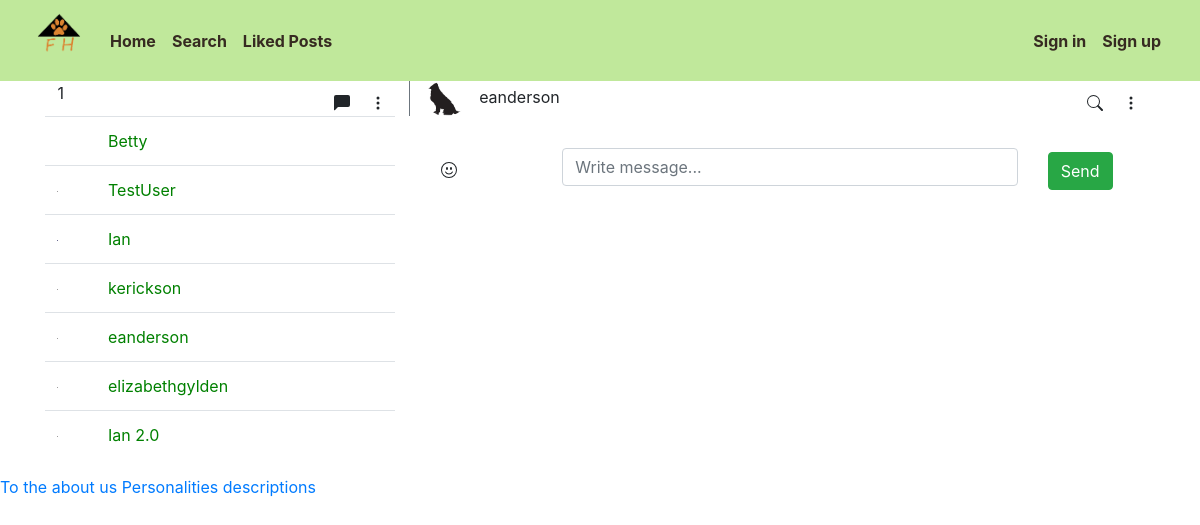
The page /messages/66 on the database as committed earlier.
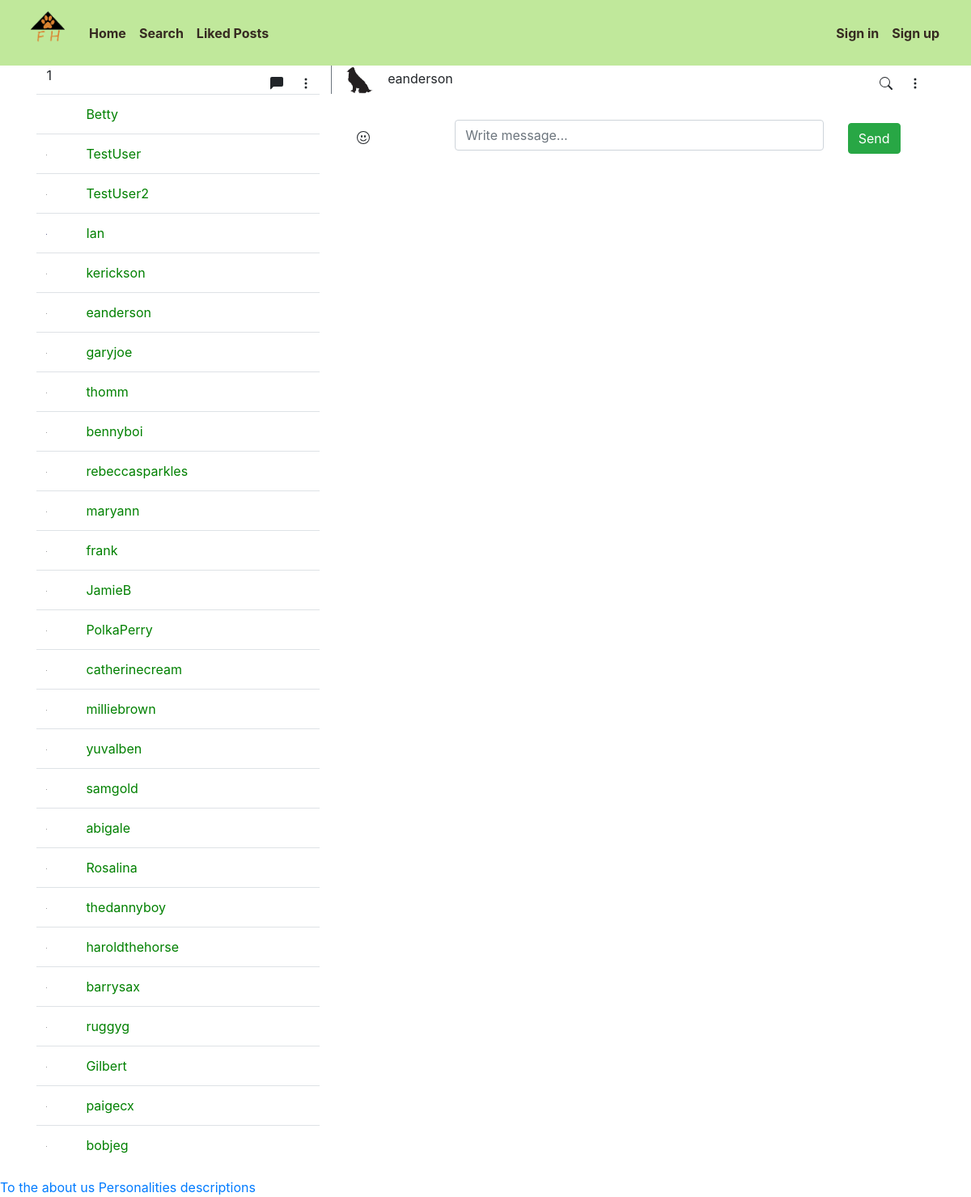
The same page on the database as committed later.
### profile_app/models.py (models this page shows, shortened)
class Profile(AbstractBaseUser):
    userID = models.AutoField(primary_key=True)
    email = models.EmailField(verbose_name="email", unique=True, max_length = 60)
    username = models.CharField(max_length=50, unique=True)
    date_joined = models.DateTimeField(verbose_name = " Date Joined", auto_now_add=True)
    last_login = models.DateTimeField(verbose_name="Last Login", auto_now=True)
    is_admin = models.BooleanField(default=False)
    is_active = models.BooleanField(default=True)
    is_staff = models.BooleanField(default=False)
    is_superuser = models.BooleanField(default=False)
    first_name = models.CharField(max_length=50, blank=True)
    password = models.CharField(max_length=500)
    profile_picture = models.ImageField(max_length=255, upload_to=get_profile_image_filepath, null=True, blank=True, default="static/profile_app/default_pfp.png")
    location = models.CharField(max_length=30, choices=LOCATION_CHOICES, default="FARGO")
    liked_posts = models.ManyToManyField('pet_post_app.Post', blank=True)
    objects = MyAccountManager()
    USERNAME_FIELD = 'email'
    REQUIRED_FIELDS = ['username']

### messaging_app/views.py (the view)
# urls.py: path('messages/<str:id1><str:id2>', views.messages, name='messages'),
def messages(request, id1, id2):
    if (User.objects.get(userID=id1) == request.user):
        user_obj = User.objects.get(userID=id2)
    else:
        user_obj = User.objects.get(userID=id1)
    users = User.objects.exclude(username=request.user.username)
    thread_name = f'chat_{id1}{id2}'
    message_obj = Message.objects.filter(thread_name=thread_name)
    return render(request, 'messaging_page.html', context={'users':users, 'user':user_obj, 'messages': message_obj})

### messaging_app/templates/messaging_page.html (shortened to what this page needs)
{% extends 'base_page.html' %}
{% load static %}
{% block content %}
<div class="back-container">
    <div class="container front-container1">
        <div class="row chat-top">
            <div class="col-sm-4 border-right border-secondary">
                <span id="count_badge">1</span>
                <span class="float-right mt-2">
                    <svg width="1em" height="1em" viewBox="0 0 16 16" class="bi bi-chat-left-fill mx-3"
                        fill="currentColor" xmlns="http://www.w3.org/2000/svg">
                        <path fill-rule="evenodd"
                            d="M2 0a2 2 0 0 0-2 2v12.793a.5.5 0 0 0 .854.353l2.853-2.853A1 1 0 0 1 4.414 12H14a2 2 0 0 0 2-2V2a2 2 0 0 0-2-2H2z" />
                    </svg>
                    <svg width="1em" height="1em" viewBox="0 0 16 16" class="bi bi-three-dots-vertical mr-2"
                        fill="currentColor" xmlns="http://www.w3.org/2000/svg">
                        <path fill-rule="evenodd"
                            d="M9.5 13a1.5 1.5 0 1 1-3 0 1.5 1.5 0 0 1 3 0zm0-5a1.5 1.5 0 1 1-3 0 1.5 1.5 0 0 1 3 0zm0-5a1.5 1.5 0 1 1-3 0 1.5 1.5 0 0 1 3 0z" />
                    </svg>
                </span>
            </div>
            <div class="col-sm-8">
                <img src="{{user.profile_picture.url}}" alt="" height="35"  class="profile-image rounded-circle">
                <span class="ml-2">{{user.username}}</span>
                <span class="float-right mt-2">
                    <svg width="1em" height="1em" viewBox="0 0 16 16" class="bi bi-three-dots-vertical mx-3"
                        fill="currentColor" xmlns="http://www.w3.org/2000/svg">
                        <path fill-rule="evenodd"
                            d="M9.5 13a1.5 1.5 0 1 1-3 0 1.5 1.5 0 0 1 3 0zm0-5a1.5 1.5 0 1 1-3 0 1.5 1.5 0 0 1 3 0zm0-5a1.5 1.5 0 1 1-3 0 1.5 1.5 0 0 1 3 0z" />
                    </svg>
                </span>
            </div>
        </div>
        <div class="row">
            <div class="col-sm-4 contacts">
                <div class="contact-table-scroll">
                    <table class="table table-hover">
                        <tbody>
                            {% for user in users%}
                            <tr>
                                <td><img src="{{user.profile_picture.url}}" height="0.5em" alt="" class="profile-image rounded-circle">
                                </td>
                                {% if user.userID > request.user.userID %}
                                <td><a style="color: green" id="{{user.username}}" href="{% url 'messages' id1=user.userID id2=request.user.userID%}">{{user.username}}</a></td>
                                {% else %}
                                <td><a style="color: green" id="{{user.username}}" href="{% url 'messages' id1=request.user.userID id2=user.userID%}">{{user.username}}</a></td>
                                {% endif %}
                            </tr>
                            {% endfor %}
                        </tbody>
                    </table>
                </div>
            </div>
            <div class="col-sm-8 message-area">
                <div class="row message-box p-3">
                    <div class="col-sm-2 mt-2">
                    </div>
                    <div class="col-sm-8">
                        <input type="text" class="form-control" id="message_input" placeholder="Write message...">
                    </div>
                    <div class="col-sm-2 mt-1">
                        <div class="control">
                            <button class="btn btn-success" id="chat-message-submit">Send</button>
                        </div>
                    </div>
                </div>
            </div>
        </div>
    </div>
</div>
{% endblock %}

### templates/base_page.html (shortened to what this page needs)
<!DOCTYPE html>
{% load static %}
<html lang="en">
  <head>
    <link rel="stylesheet" href="{% static 'profile_app/css/nav.css'%}" />
    <link rel="stylesheet" href="{% static 'profile_app/css/styles.css'%}" />
    <link
      rel="stylesheet"
      href="https://cdn.jsdelivr.net/npm/bootstrap@4.3.1/dist/css/bootstrap.min.css"
    />
  </head>
  <body>
    <nav class="navbar navbar-expand-lg">
      <div class="container-fluid">
        <div class="collapse navbar-collapse" id="navbarSupportedContent">
          <a class="navbar-brand mt-2 mt-lg-0" href="#">
            <img
              src="{% static 'profile_app/logo.png'%}"
              height="55"
              alt="FureverHome Logo"
              loading="lazy"
            />
          </a>
          <ul class="navbar-nav me-auto mb-2 mb-lg-0">
            <li class="nav-item">
              <a class="nav-link" href="{% url 'index' %}">Home</a>
            </li>
            <li class="nav-item">
              <a class="nav-link" href="{% url 'search' %}">Search</a>
            </li>
            <li class="nav-item">
              <a class="nav-link" href="{% url 'liked_posts' %}">Liked Posts</a>
            </li>
          </ul>
        </div>
        {% if request.user.is_authenticated %}
        <ul class="navbar-nav me-auto mb-2 mb-lg-0">
          {%if user.userID > request.user.userID %}
          <li class="nav-item">
            <div class="notification">
              <a
                class="nav-link"
                id="notification-read"
                href="{% url 'messages' id1=user.userID id2=request.user.userID %}"
                >Messages</a
              >
              <p id="count_badge">1</p>
            </div>
          </li>
          {% else %}
          <li class="nav-item">
            <div class="notification">
              <a
                class="nav-link"
                id="notification-read"
                href="{% url 'messages' id1=request.user.userID id2=user.userID%}"
                >Messages</a
              >
              <p id="notification-read ">1</p>
            </div>
          </li>
          {% endif %}
          <li class="nav-item">
            <a class="nav-link" href="{% url 'sign_out' %}"> Sign out</a>
          </li>
          <li>
            <a href="{% url 'userprofile' userID=user.userID%}"
              ><img
                src="{{request.user.profile_picture.url}}"
                class="rounded-circle"
                height="45"
                alt="Profile Picture"
                loading="lazy"
            /></a>
          </li>
        </ul>
        {% else %}
        <ul class="navbar-nav me-auto mb-2 mb-lg-0">
          <li class="nav-item">
            <a class="nav-link" href="{% url 'sign_in' %}">Sign in</a>
          </li>
          <li class="nav-item">
            <a class="nav-link" href="{% url 'sign_up' %}">Sign up</a>
          </li>
        </ul>
        {% endif %}
      </div>
    </nav>
    <div class="main">{% block content %} {% endblock content %}</div>
    <footer>
      <a href="{% url 'about_us' %}"> To the about us </a>
      <a href="{% url 'personalities' %}"> Personalities descriptions </a>
    </footer>
  </body>
</html>

### profile_app/static/profile_app/css/nav.css (style rules this page uses)
.navbar { background-color: #C0E89B; }
.navbar a { color: #362A21; size: 0.5em; font-weight: 650; }

Rows that differ between the two databases and show on the page:
removed Profile: username "elizabethgylden"
removed Profile: username "Ian 2.0"
added Profile: username "TestUser2"
added Profile: username "garyjoe"
added Profile: username "thomm"
added Profile: username "bennyboi"
added Profile: username "rebeccasparkles"
added Profile: username "maryann"
added Profile: username "frank"
added Profile: username "JamieB"
added Profile: username "PolkaPerry"
added Profile: username "catherinecream"
added Profile: username "milliebrown"
added Profile: username "yuvalben"
added Profile: username "samgold"
added Profile: username "abigale"
added Profile: username "Rosalina"
added Profile: username "thedannyboy"
added Profile: username "haroldthehorse"
added Profile: username "barrysax"
added Profile: username "ruggyg"
added Profile: username "Gilbert"
added Profile: username "paigecx"
added Profile: username "bobjeg"
